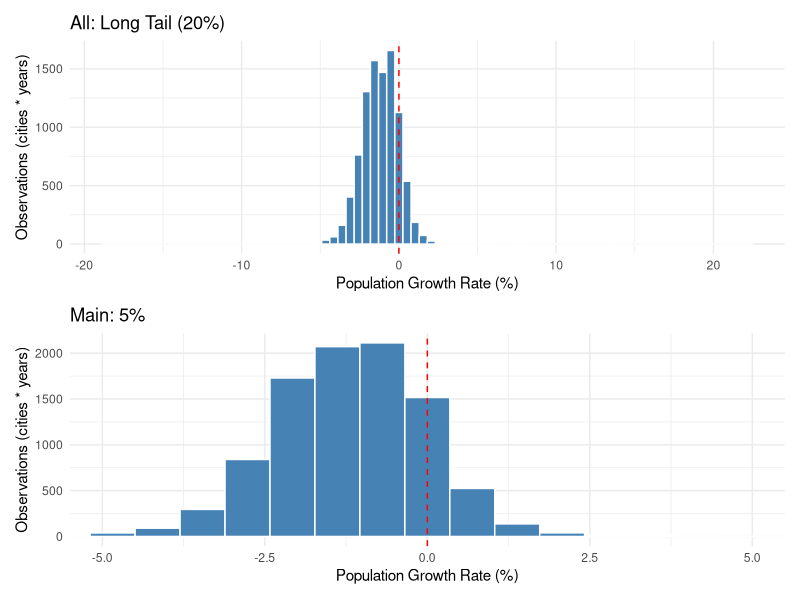
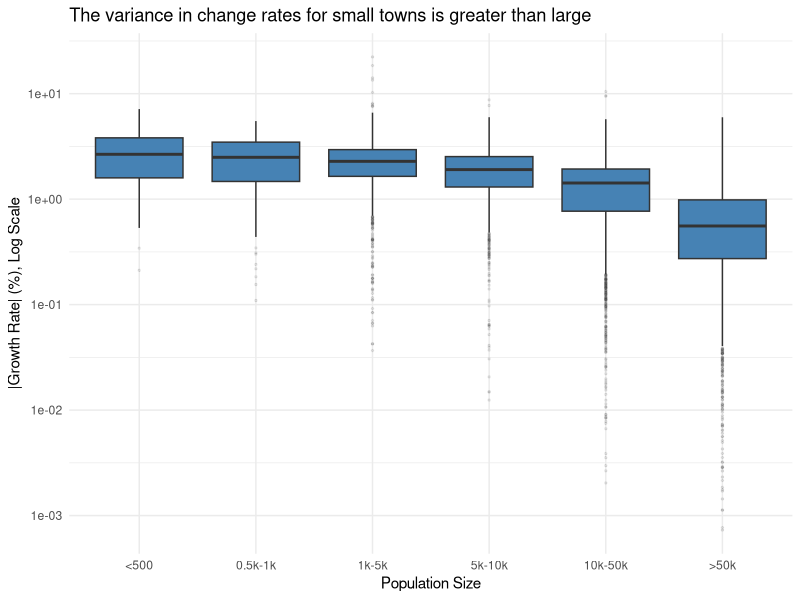

R code for these plots, in order:
## ---- chunk 1
knitr::opts_chunk$set(echo = TRUE)
library(tidyverse)
library(patchwork)

theme_set(theme_minimal())
## ---- chunk 2
df <- read_csv(
  "data/cleaned_panel_2021_2025.csv",
  col_types = cols(city_code = col_character(), .default = col_guess())
)

# Rename building stat columns
ncol_bldg <- ncol(df) - 6
colnames(df)[4:ncol_bldg] <- c(
  "all_type_building_count_total",
  "all_type_building_area",
  "living_count",
  "living_area",
  "dormitory_count",
  "dormitory_area",
  "mixed_use_count",
  "mixed_use_area",
  "agri_count",
  "agri_area",
  "mining_count",
  "mining_area",
  "plant_count",
  "plant_area",
  "energy_count",
  "energy_area",
  "it_count",
  "it_area",
  "logis_count",
  "logis_area",
  "retail_count",
  "retail_area",
  "finance_count",
  "finance_area",
  "real_estate_count",
  "real_estate_area",
  "hotel_count",
  "hotel_area",
  "education_count",
  "education_area",
  "health_count",
  "health_area",
  "other_service_count",
  "other_service_area",
  "official_count",
  "official_area",
  "other_type_count",
  "other_type_area"
)
glimpse(df)
## ---- chunk 3
summary(df %>% select(starts_with("pop_")))

p_full <- ggplot(df, aes(pop_growth_rate)) +
  geom_histogram(bins = 80,
                 fill = "steelblue",
                 color = "white") +
  geom_vline(xintercept = 0,
             linetype = "dashed",
             color = "red") +
  labs(x = "Population Growth Rate (%)", y = "Observations (cities * years)", title = "All: Long Tail (20%)")

p_zoom <- ggplot(df, aes(pop_growth_rate)) +
  geom_histogram(bins = 60,
                 fill = "steelblue",
                 color = "white") +
  geom_vline(xintercept = 0,
             linetype = "dashed",
             color = "red") +
  coord_cartesian(xlim = c(-5, 5)) +
  labs(x = "Population Growth Rate (%)", y = "Observations (cities * years)", title = "Main: 5%")

p_full / p_zoom
## ---- chunk 4
df %>%
  filter(pop_population > 0) %>%
  mutate(pop_bin = cut(
    pop_population,
    breaks = c(0, 500, 1000, 5000, 10000, 50000, Inf),
    labels = c("<500", "0.5k-1k", "1k-5k", "5k-10k", "10k-50k", ">50k")
  )) %>%
  ggplot(aes(pop_bin, abs(pop_growth_rate))) +
  geom_boxplot(
    fill = "steelblue",
    outlier.alpha = 0.1,
    outlier.size = 0.5
  ) +
  scale_y_log10() +
  labs(x = "Population Size", y = "|Growth Rate| (%), Log Scale", title = "The variance in change rates for small towns is greater than large")

## ---- chunk 5
# Balance
df %>% count(year)

# Missing values
df %>%
  select(all_type_building_count_total:other_type_area) %>%
  summarise(across(everything(), ~ sum(is.na(.)))) %>%
  pivot_longer(everything(), names_to = "col", values_to = "n_na") %>%
  filter(n_na > 0)
## ---- chunk 6
zero_rows <- df %>% filter(all_type_building_area == 0)

# Each year
zero_rows %>% count(year)
zero_rows %>% distinct(city_code, city_name)
